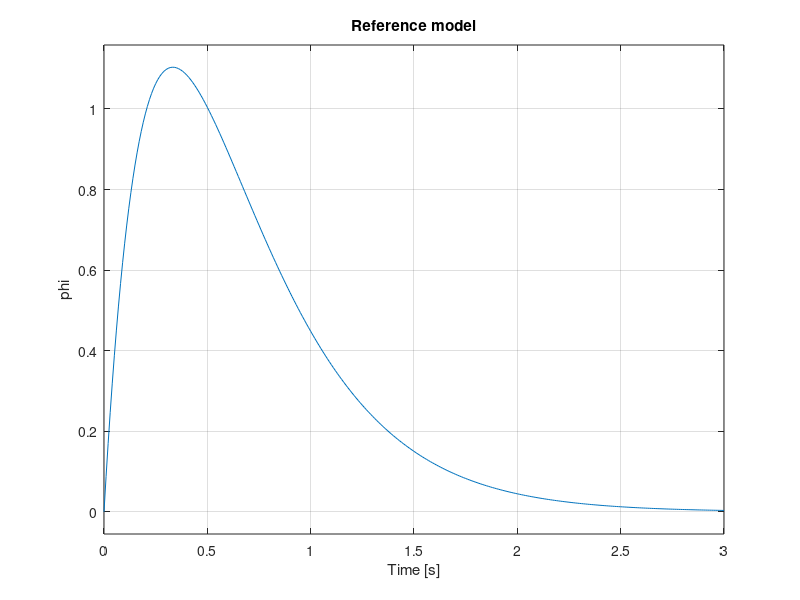

Here is the MATLAB script that generated this plot:
% Federal University of Rio Grande do Norte
% Title: Pendulum model
% Author: Danilo Pena

M = 0.5;
m = 0.127;
b = 0;
I = 0.006;
g = 9.8;
l = 0.3365;
q = (M+m)*(I+m*l^2)-(m*l)^2;
s = tf('s');

%G_cart = (((I+m*l^2)/q)*s^2 - (m*g*l/q))/(s^4 + (b*(I + m*l^2))*s^3/q - ((M + m)*m*g*l)*s^2/q - b*m*g*l*s/q);
G_pend = (m*l*s/q)/(s^3 + (b*(I + m*l^2))*s^2/q - ((M + m)*m*g*l)*s/q - b*m*g*l/q);

% %sys_tf = [G_cart ; G_pend];
% sys_tf = [G_pend];
% 
% inputs = {'u'};
% %outputs = {'x'; 'phi'};
% outputs = {'phi'};
% 
% set(sys_tf,'InputName',inputs)
% set(sys_tf,'OutputName',outputs)
% 
% 
% sys_tf
% t=0:0.01:1;
% impulse(sys_tf,t);
% title('Resposta ao Impulso - Malha Aberta')

Gmr=9/(s^2+6*s+9);
sys_tf = [Gmr];
inputs = {'u'};
outputs = {'phi'};

set(sys_tf,'InputName',inputs)
set(sys_tf,'OutputName',outputs)

sys_tf
t=0:0.01:3;
impulse(sys_tf,t);
title('Reference model')